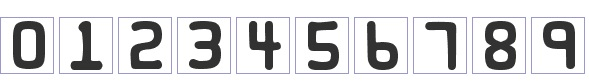
#> input picture data/creditcard_digits1.jpg, 589 x 81 px
$ python 1_data_generation.py
#> lines starting #> are read from the running program, lines starting #| are printed output that depends on the picture; after the words box and inside, x2 and y2 are one past the last pixel; in counts of white or black regions, pixels touching at a corner belong together
import os

######## Create our dataset directories ########

def makedir(directory):
    if not os.path.exists(directory):
        os.makedirs(directory)
        return None, 0

for i in range(0,10):
    directory_name = "data/credit_card/train/"+str(i)
    print(directory_name)
    makedir(directory_name)

for i in range(0,10):
    directory_name = "data/credit_card/test/"+str(i)
    print(directory_name)
    makedir(directory_name)


################################################


######### Data Augmentation functions ##########
# add_noise() - This function introduces some noise elements to the image
# pixelate() - This function re-sizes the image then upscales/upsamples it. This degrades the quality and is meant to simulate blur to the image from either a shakey or poor quality camera.
# stretch() - This simulates some variation in re-sizing. It stretches the image to a small random amount
# pre_process() - This is a simple function that applies OTSU Binarization to the image and re-sizes it. I use this on the extracted digits. To create a clean dataset akin to the MNIST style format.
# digit_augmentation() - This one simply uses the other image manipulating functions by calling them randomly
################################################

import cv2
import numpy as np
import random
import cv2
from scipy.ndimage import convolve


def digit_augmentation(frame, dim = 32):
    frame = cv2.resize(frame, None, fx=2, fy=2, interpolation = cv2.INTER_CUBIC)
    frame = cv2.cvtColor(frame, cv2.COLOR_GRAY2RGB)
    random_num = np.random.randint(0,9)

    if (random_num % 2 == 0):
        frame = add_noise(frame)
    if(random_num % 3 == 0):
        frame = pixelate(frame)
    if(random_num % 2 == 0):
        frame = stretch(frame)
    frame = cv2.resize(frame, (dim, dim), interpolation = cv2.INTER_AREA)

    return frame

def add_noise(image):
    prob = random.uniform(0.01, 0.05)
    rnd = np.random.rand(image.shape[0], image.shape[1])
    noisy = image.copy()
    noisy[rnd < prob] = 0
    noisy[rnd > 1 - prob] = 1
    return noisy

def pixelate(image):
    dim = np.random.randint(8,12)
    image = cv2.resize(image, (dim, dim), interpolation = cv2.INTER_AREA)
    image = cv2.resize(image, (16, 16), interpolation = cv2.INTER_AREA)
    return image

def stretch(image):
    ran = np.random.randint(0,3)*2
    if np.random.randint(0,2) == 0:
        frame = cv2.resize(image, (32, ran+32), interpolation = cv2.INTER_AREA)
        return frame[int(ran/2):int(ran+32)-int(ran/2), 0:32]
    else:
        frame = cv2.resize(image, (ran+32, 32), interpolation = cv2.INTER_AREA)
        return frame[0:32, int(ran/2):int(ran+32)-int(ran/2)]

def pre_process(image, inv = False):
    try:
        gray_image = cv2.cvtColor(image, cv2.COLOR_BGR2GRAY)
    except:
        gray_image = image
        pass

    if inv == False:
        _, th2 = cv2.threshold(gray_image, 0, 255, cv2.THRESH_BINARY + cv2.THRESH_OTSU)
    else:
        _, th2 = cv2.threshold(gray_image, 0, 255, cv2.THRESH_BINARY_INV + cv2.THRESH_OTSU)
    resized = cv2.resize(th2, (32,32), interpolation = cv2.INTER_AREA)
    return resized


######## Generate Train Data #########################

# Creating 1000 Images for each digit in creditcard_digits1 - TRAINING DATA

cc1 = cv2.imread('data/creditcard_digits1.jpg', 0)
#> cc1: shape (81, 589); min 40, max 255, mean 215.7

''' uncomment this code to display credit card digit image
_, th2 = cv2.threshold(cc1, 0, 255, cv2.THRESH_BINARY_INV + cv2.THRESH_OTSU)
cv2.imshow("cc1", th2)
cv2.imshow("creditcard_digits1", cc1)
cv2.waitKey(0)
cv2.destroyAllWindows()
'''

region = [(2, 19), (50, 72)]

top_left_y = region[0][1]
bottom_right_y = region[1][1]
top_left_x = region[0][0]
bottom_right_x = region[1][0]

for i in range(0,10):
    if i > 0:
        top_left_x = top_left_x + 59
        bottom_right_x = bottom_right_x + 59

    roi = cc1[top_left_y:bottom_right_y, top_left_x:bottom_right_x]
    print("Augmenting Digit - ", str(i))

    for j in range(0,1000):
        roi2 = digit_augmentation(roi)
        roi_otsu = pre_process(roi2, inv = True)
        cv2.imwrite("data/credit_card/train/"+str(i)+"./_1_"+str(j)+".jpg", roi_otsu)
#> this loop made 10 passes
#> top_left_x on passes 2 to 10: 61, 120, 179, 238, 297, 356, 415, 474, 533
#> after the loop, bottom_right_x = 581; top_left_x = 533
cv2.destroyAllWindows()


# Creating 1000 Images for each digit in creditcard_digits2 - TRAINING DATA

cc1 = cv2.imread('data/creditcard_digits2.jpg', 0)
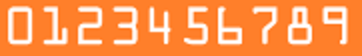
#> input picture data/creditcard_digits2.jpg, 362 x 56 px
#> cc1: shape (56, 362); min 164, max 255, mean 187.5

''' uncomment this code to display credit card digit image
_, th2 = cv2.threshold(cc1, 0, 255, cv2.THRESH_BINARY_INV + cv2.THRESH_OTSU)
cv2.imshow("cc1", th2)
cv2.waitKey(0)
cv2.destroyAllWindows()
'''

region = [(0, 0), (35, 48)]

top_left_y = region[0][1]
bottom_right_y = region[1][1]
top_left_x = region[0][0]
bottom_right_x = region[1][0]

for i in range(0,10):
    if i > 0:
        top_left_x = top_left_x + 35
        bottom_right_x = bottom_right_x + 35

    roi = cc1[top_left_y:bottom_right_y, top_left_x:bottom_right_x]
    print("Augmenting Digit - ", str(i))

    for j in range(0,1000):
        roi2 = digit_augmentation(roi)
        roi_otsu = pre_process(roi2, inv = False)
        cv2.imwrite("data/credit_card/train/"+str(i)+"./_2_"+str(j)+".jpg", roi_otsu)
#> this loop made 10 passes
#> top_left_x on passes 2 to 10: 35, 70, 105, 140, 175, 210, 245, 280, 315
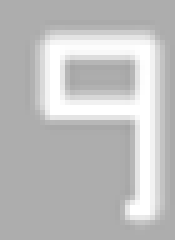
#> roi: shape (48, 35) (shown 5 times larger); min 164, max 255, mean 190.9
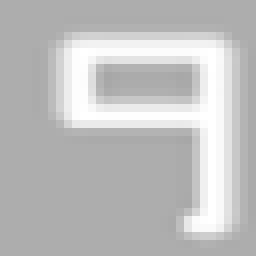
#> roi2: shape (32, 32, 3) (shown 8 times larger); min 167, max 255, mean 190.9
#> after the loop, bottom_right_x = 350; top_left_x = 315
        # cv2.imshow("otsu", roi_otsu)
        # print("-")
        # cv2.waitKey(0)

cv2.destroyAllWindows()

################################################


######## Generate Test Data ######################

cc1 = cv2.imread('data/creditcard_digits1.jpg', 0)

''' uncomment this code to display credit card digit image
_, th2 = cv2.threshold(cc1, 0, 255, cv2.THRESH_BINARY_INV + cv2.THRESH_OTSU)
cv2.imshow("cc1", th2)
cv2.imshow("creditcard_digits1", cc1)
cv2.waitKey(0)
cv2.destroyAllWindows()
'''

region = [(2, 19), (50, 72)]

top_left_y = region[0][1]
bottom_right_y = region[1][1]
top_left_x = region[0][0]
bottom_right_x = region[1][0]

for i in range(0,10):
    if i > 0:
        top_left_x = top_left_x + 59
        bottom_right_x = bottom_right_x + 59

    roi = cc1[top_left_y:bottom_right_y, top_left_x:bottom_right_x]
    print("Augmenting Digit - ", str(i))

    for j in range(0,200):
        roi2 = digit_augmentation(roi)
        roi_otsu = pre_process(roi2, inv = True)
        cv2.imwrite("data/credit_card/test/"+str(i)+"./_1_"+str(j)+".jpg", roi_otsu)
#> this loop made 10 passes
#> pass 1, in stretch (call 10943), `frame = cv2.resize(image, (32, ran+32), interpolation = cv2.INTER_AREA)`:
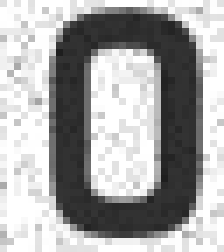
#> frame: shape (36, 32, 3) (shown 7 times larger); min 30, max 255, mean 168
#> after the loop:
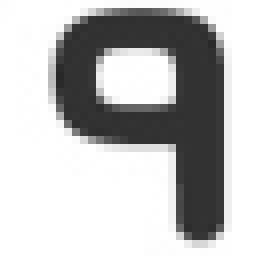
#> roi2: shape (32, 32, 3) (shown 8 times larger); min 40, max 255, mean 188.2
#> after the loop, bottom_right_x = 581; top_left_x = 533
cv2.destroyAllWindows()
# Creating 200 Images for each digit in creditcard_digits2 - TEST DATA

cc1 = cv2.imread('data/creditcard_digits2.jpg', 0)
_, th2 = cv2.threshold(cc1, 0, 255, cv2.THRESH_BINARY_INV + cv2.THRESH_OTSU)
#> th2: shape (56, 362); 80.8% white; 10 black regions, largest, box (x1, y1, x2, y2) and area: (288, 7, 312, 44) 494, (8, 7, 32, 44) 451, (78, 7, 102, 44) 419
# cv2.imshow("cc1", th2)
# cv2.waitKey(0)
# cv2.destroyAllWindows()

region = [(0, 0), (35, 48)]

top_left_y = region[0][1]
bottom_right_y = region[1][1]
top_left_x = region[0][0]
bottom_right_x = region[1][0]

for i in range(0,10):
    if i > 0:
        top_left_x = top_left_x + 35
        bottom_right_x = bottom_right_x + 35

    roi = cc1[top_left_y:bottom_right_y, top_left_x:bottom_right_x]
    print("Augmenting Digit - ", str(i))

    for j in range(0,200):
        roi2 = digit_augmentation(roi)
        roi_otsu = pre_process(roi2, inv = False)
        cv2.imwrite("data/credit_card/test/"+str(i)+"./_2_"+str(j)+".jpg", roi_otsu)
#> this loop made 10 passes
#> pass 1, in pre_process (call 22001), `_, th2 = cv2.threshold(gray_image, 0, 255, cv2.THRESH_BINARY + cv2.THR..`:
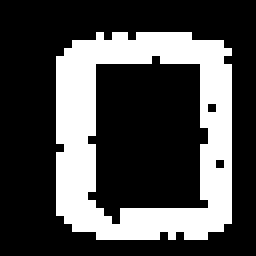
#> th2: shape (32, 32) (shown 8 times larger); 28.8% white; 1 white region, box (x1, y1, x2, y2) and area: (7, 4, 29, 30) 295
#> after the loop:
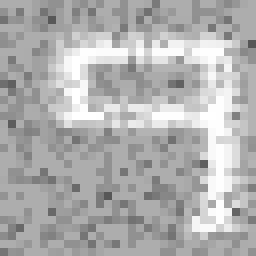
#> roi2: shape (32, 32, 3) (shown 8 times larger); min 86, max 255, mean 175.4
#> after the loop, bottom_right_x = 350; top_left_x = 315
        # cv2.imshow("otsu", roi_otsu)
        # print("-")
        # cv2.waitKey(0)
cv2.destroyAllWindows()
